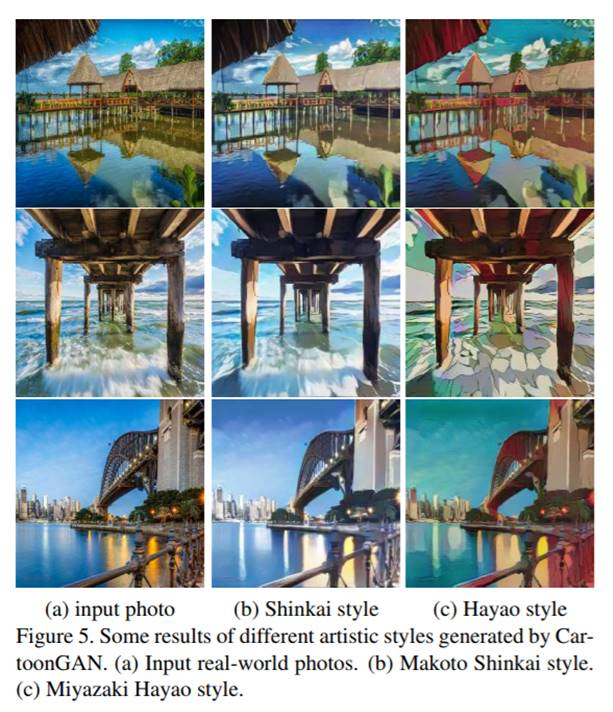
#> input picture imgs/paper.jpg, 613 x 712 px, given as the content of the folder ../imgs/paper.jpg, which was not available
$ python -i utils.py   (imports and definitions only)
#> lines starting #> are read from the running program, lines starting #| are printed output that depends on the picture; after the words box and inside, x2 and y2 are one past the last pixel; in counts of white or black regions, pixels touching at a corner belong together; pictures that were not available may be replaced by others from this repository, and a replacement may not be noted
# -*- coding: utf-8 -*-

import numpy as np
import cv2, os
from PIL import Image
from cartoon import SAMPLE_IMG
from tqdm import tqdm


def load_net_in(img_fname=SAMPLE_IMG, desired_size=256):
    input_image = Image.open(img_fname).convert("RGB")
    input_image = input_image.resize((desired_size, desired_size), Image.BICUBIC)
    input_image = np.asarray(input_image)

    # preprocess, (-1, 1)
    input_image = preprocess(input_image)
    return input_image

def preprocess(xs):
    """
    # Args
        xs : rgb-ordered, [0, 255]-ranged
    # Return
        xs : bgr-ordered, [-1, +1]-ranged
    """
    # preprocess, (-1, 1)
    # rgb -> bgr
    xs = xs[...,::-1]
    xs = xs/255
    xs = -1 + 2*xs
    return xs

def postprocess(ys):
    """
    # Args
        ys : bgr-ordered, [-1, +1]-ranged
    # Return
        ys : rgb-ordered, [0, +1]-ranged
    """
    # bgr -> rgb
    ys = ys[...,::-1]
    # [0, 1]-range
    ys = ys * 0.5 + 0.5
    return ys

def create_smooth_dataset(root, save):
#> called with root = '../imgs/paper.jpg', save = 'out.png'
    file_list = os.listdir(root)
    if not os.path.isdir(save):
        os.makedirs(save)
    kernel_size = 5
    kernel = np.ones((kernel_size, kernel_size), np.uint8)
    gauss = cv2.getGaussianKernel(kernel_size, 0)
    gauss = gauss * gauss.transpose(1, 0)
    for n, f in tqdm(enumerate(file_list)):
        rgb_img = cv2.imread(os.path.join(root, f))
#> rgb_img is the input picture: shape (712, 613, 3); mean B, G, R 153.2, 151.5, 140.4
        gray_img = cv2.imread(os.path.join(root, f), 0)
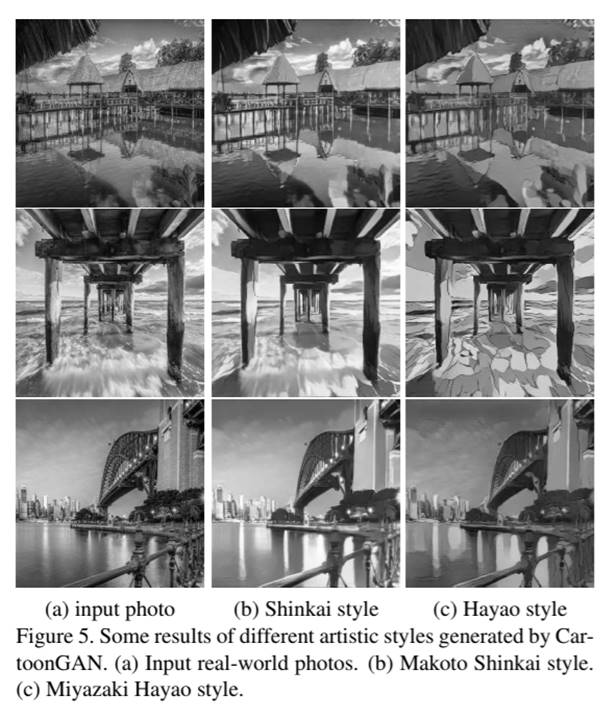
#> gray_img: shape (712, 613); min 0, max 255, mean 148.5
        rgb_img = cv2.resize(rgb_img, (256, 256))
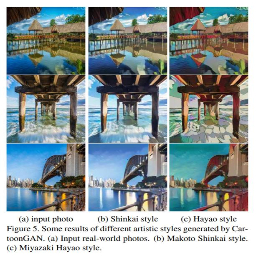
#> rgb_img: shape (256, 256, 3); mean B, G, R 153.3, 151.6, 140.5
        pad_img = np.pad(rgb_img, ((2,2), (2,2), (0,0)), mode='reflect')
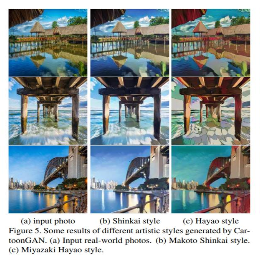
#> pad_img: shape (260, 260, 3); mean B, G, R 156.4, 154.8, 144
        gray_img = cv2.resize(gray_img, (256, 256))
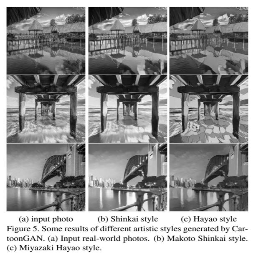
#> gray_img: shape (256, 256); min 1, max 255, mean 148.6
        edges = cv2.Canny(gray_img, 100, 200)
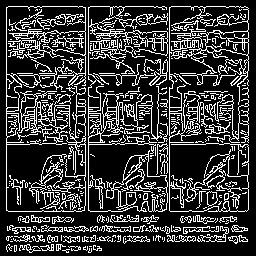
#> edges: shape (256, 256); 22.5% white in thin lines or dots
        dilation = cv2.dilate(edges, kernel)
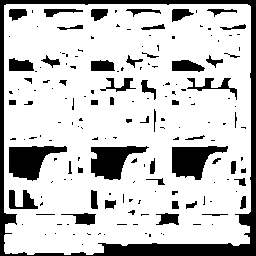
#> dilation: shape (256, 256); 78.5% white; 171 black regions (118 under 20 px), largest, box (x1, y1, x2, y2) and area: (0, 0, 256, 256) 5632, (9, 146, 67, 181) 1179, (172, 146, 228, 180) 1120

        gauss_img = np.copy(rgb_img)
        idx = np.where(dilation != 0)
#> idx = 51437 positions, rows 4 to 254, columns 4 to 250
        for i in range(np.sum(dilation != 0)):
            gauss_img[idx[0][i], idx[1][i], 0] = np.sum(np.multiply(pad_img[idx[0][i]:idx[0][i] + kernel_size, idx[1][i]:idx[1][i] + kernel_size, 0], gauss))
            gauss_img[idx[0][i], idx[1][i], 1] = np.sum(np.multiply(pad_img[idx[0][i]:idx[0][i] + kernel_size, idx[1][i]:idx[1][i] + kernel_size, 1], gauss))
            gauss_img[idx[0][i], idx[1][i], 2] = np.sum(np.multiply(pad_img[idx[0][i]:idx[0][i] + kernel_size, idx[1][i]:idx[1][i] + kernel_size, 2], gauss))
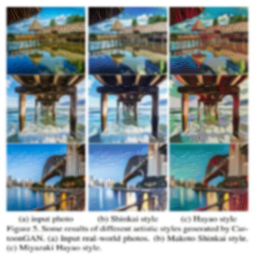
#> gauss_img: shape (256, 256, 3); mean B, G, R 152.9, 151.3, 140.1

        cv2.imwrite(os.path.join(save, str(n) + '.jpg'), gauss_img)

>>> result = create_smooth_dataset('../imgs/paper.jpg', 'out.png')
